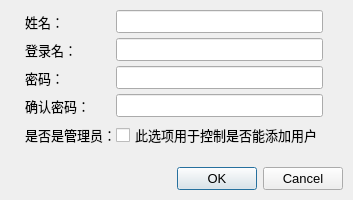
<?xml version="1.0" encoding="UTF-8"?>
<ui version="4.0">
 <class>Dialog</class>
 <widget class="QDialog" name="Dialog">
  <property name="geometry">
   <rect>
    <x>0</x>
    <y>0</y>
    <width>351</width>
    <height>200</height>
   </rect>
  </property>
  <property name="font">
   <font>
    <pointsize>10</pointsize>
   </font>
  </property>
  <property name="windowTitle">
   <string>编辑用户信息</string>
  </property>
  <property name="windowIcon">
   <iconset>
    <normaloff>:/icon/edit.png</normaloff>:/icon/edit.png</iconset>
  </property>
  <layout class="QGridLayout" name="gridLayout">
   <property name="leftMargin">
    <number>25</number>
   </property>
   <property name="topMargin">
    <number>10</number>
   </property>
   <property name="rightMargin">
    <number>10</number>
   </property>
   <property name="bottomMargin">
    <number>10</number>
   </property>
   <property name="horizontalSpacing">
    <number>0</number>
   </property>
   <property name="verticalSpacing">
    <number>5</number>
   </property>
   <item row="1" column="2">
    <widget class="QLineEdit" name="login_name_lineEdit"/>
   </item>
   <item row="0" column="2">
    <widget class="QLineEdit" name="name_lineEdit"/>
   </item>
   <item row="3" column="0">
    <widget class="QLabel" name="label">
     <property name="text">
      <string>确认密码：</string>
     </property>
    </widget>
   </item>
   <item row="4" column="0">
    <widget class="QLabel" name="label_2">
     <property name="text">
      <string>是否是管理员：</string>
     </property>
    </widget>
   </item>
   <item row="6" column="0" colspan="5">
    <widget class="QDialogButtonBox" name="buttonBox">
     <property name="orientation">
      <enum>Qt::Horizontal</enum>
     </property>
     <property name="standardButtons">
      <set>QDialogButtonBox::Cancel|QDialogButtonBox::Ok</set>
     </property>
    </widget>
   </item>
   <item row="0" column="0">
    <widget class="QLabel" name="label_Number_2">
     <property name="text">
      <string>姓名：</string>
     </property>
    </widget>
   </item>
   <item row="2" column="0">
    <widget class="QLabel" name="label_Number">
     <property name="text">
      <string>密码：</string>
     </property>
    </widget>
   </item>
   <item row="1" column="0">
    <widget class="QLabel" name="label_Name">
     <property name="text">
      <string>登录名：</string>
     </property>
    </widget>
   </item>
   <item row="4" column="2">
    <widget class="QCheckBox" name="is_admin_checkBox">
     <property name="text">
      <string>此选项用于控制是否能添加用户</string>
     </property>
    </widget>
   </item>
   <item row="2" column="2">
    <widget class="QLineEdit" name="password_lineEdit">
     <property name="echoMode">
      <enum>QLineEdit::Password</enum>
     </property>
    </widget>
   </item>
   <item row="3" column="2">
    <widget class="QLineEdit" name="password_again_lineEdit">
     <property name="echoMode">
      <enum>QLineEdit::Password</enum>
     </property>
    </widget>
   </item>
   <item row="5" column="3">
    <spacer name="verticalSpacer">
     <property name="orientation">
      <enum>Qt::Vertical</enum>
     </property>
     <property name="sizeHint" stdset="0">
      <size>
       <width>20</width>
       <height>40</height>
      </size>
     </property>
    </spacer>
   </item>
  </layout>
 </widget>
 <tabstops>
  <tabstop>name_lineEdit</tabstop>
  <tabstop>login_name_lineEdit</tabstop>
  <tabstop>password_lineEdit</tabstop>
  <tabstop>password_again_lineEdit</tabstop>
  <tabstop>is_admin_checkBox</tabstop>
  <tabstop>buttonBox</tabstop>
 </tabstops>
 <resources/>
 <connections>
  <connection>
   <sender>buttonBox</sender>
   <signal>accepted()</signal>
   <receiver>Dialog</receiver>
   <slot>accept()</slot>
   <hints>
    <hint type="sourcelabel">
     <x>247</x>
     <y>163</y>
    </hint>
    <hint type="destinationlabel">
     <x>157</x>
     <y>206</y>
    </hint>
   </hints>
  </connection>
  <connection>
   <sender>buttonBox</sender>
   <signal>rejected()</signal>
   <receiver>Dialog</receiver>
   <slot>reject()</slot>
   <hints>
    <hint type="sourcelabel">
     <x>308</x>
     <y>166</y>
    </hint>
    <hint type="destinationlabel">
     <x>286</x>
     <y>206</y>
    </hint>
   </hints>
  </connection>
 </connections>
</ui>
